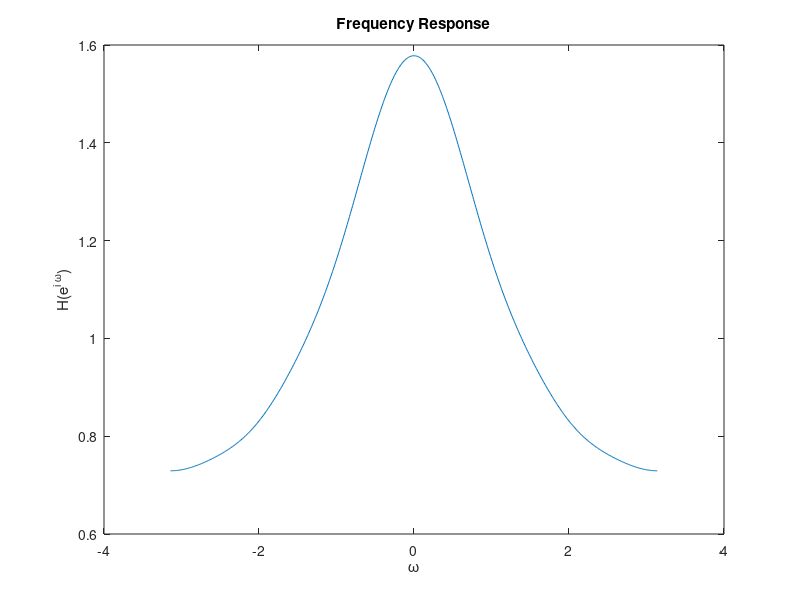

MATLAB code for this plot:
M=5+mod(22103132,4);

w=-pi:0.01:pi;
h=zeros(length(w),1);
n=1;
for ii=-pi:0.01:pi
    h(n)=(1-exp(-(M+1)*(1+1i*ii)))/(1-exp(-(1+1i*ii)));
    n=n+1;
end

w=-pi:0.01:pi;
plot(w,abs(h));
title('Frequency Response');
xlabel('\omega');
ylabel('H(e^{i \omega})');